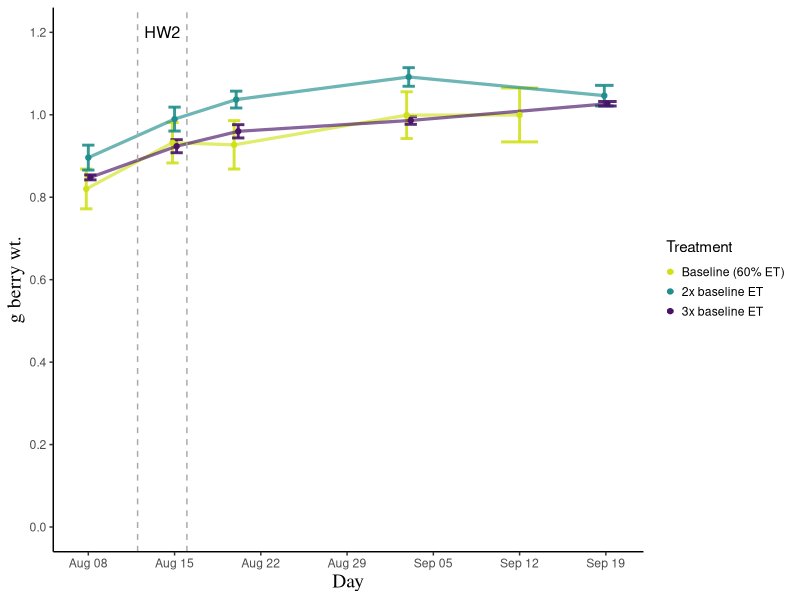

Write R code to recreate this figure.
library(tidyverse)
library(grDevices)
library(lubridate)
library(ggplot2)



berry_weight_vs_time<- read.csv ("data/mcp_berry_phenolics.csv", header = TRUE)

se <- function(x) sqrt(var(x)/length(x))

berry_weight_vs_time_table<- berry_weight_vs_time %>%
  select(Date_sampled, Block_id, Rep,Berry_weight, Skin_weight_aft, treatment) %>%
  mutate(berry_weight_one_berry = (Berry_weight/60))%>%
  group_by(Date_sampled, treatment)%>%
  summarise (avg = mean(berry_weight_one_berry), sev = se(berry_weight_one_berry), stdv = sd(berry_weight_one_berry))

berry_weight_vs_time_table$Date_sampled<- mdy(berry_weight_vs_time_table$Date_sampled)

str(berry_weight_vs_time_table$Date_sampled)

tz(berry_weight_vs_time_table$Date_sampled)

berry_weight_vs_time_table$treatment <-format(berry_weight_vs_time_table$treatment)
as.character(berry_weight_vs_time_table$treatment)


berry_weight_vs_time_table$treatment<- reorder(berry_weight_vs_time_table$treatment,berry_weight_vs_time_table$Date_sampled)

pd<- position_dodge(0.5)

berry_weight_vs_date<-ggplot(berry_weight_vs_time_table, aes(Date_sampled, avg, group = treatment, color = treatment)) + 
  geom_errorbar(alpha=0.9,aes(ymin=avg-sev, ymax=avg+sev), width= 3, position=pd, stat = "identity", size =1) +
  geom_line(alpha =0.65, size =1.1, position=pd, stat = "identity", linetype = "solid") +
  geom_point(position = pd)+
  theme_classic() +
  scale_colour_viridis_d(direction = -1, begin = 0.05, end = 0.93, name = "Treatment", labels = c("Baseline (60% ET)", "2x baseline ET", "3x baseline ET"))+
  ylab ("g berry wt.") +
  theme(plot.title = element_text(hjust = 0.5, size = 18, face = "bold", family = "serif")) +
  xlab("Day") +
  theme(axis.title.y = element_text(size=14, family = "serif")) +
  theme(axis.title.x = element_text(size=14, family = "serif")) +
  theme(legend.key.size = unit (0.5, "cm")) +
  theme(legend.key.width = unit(0.2,"cm"))+
  theme(legend.justification = "center")+
  theme(legend.position = "right") +
  theme(legend.title.align = 0)+
  scale_y_continuous(breaks=seq(0,1.2,0.2), limits = c (0,1.2)) +
  scale_x_date(date_labels="%b %d", date_breaks = ("7 day")) +
  geom_vline(xintercept = as.Date("08-12-2019", format ="%m-%d-%Y"), color =  "darkgrey", size = 0.5, linetype ="dashed") +
  geom_vline(xintercept = as.Date("08-16-2019", format ="%m-%d-%Y"), color = "darkgrey", size = 0.5, linetype ="dashed")+
  annotate("text", x = as.Date("08-14-2019", format= "%m-%d-%Y"), y = 1.2, label = "HW2", size = 4.1) 


ggsave(berry_weight_vs_date, filename = "figures/berry_weight_vs_date.pdf", device = cairo_pdf, 
       width = 9, height = 7)



